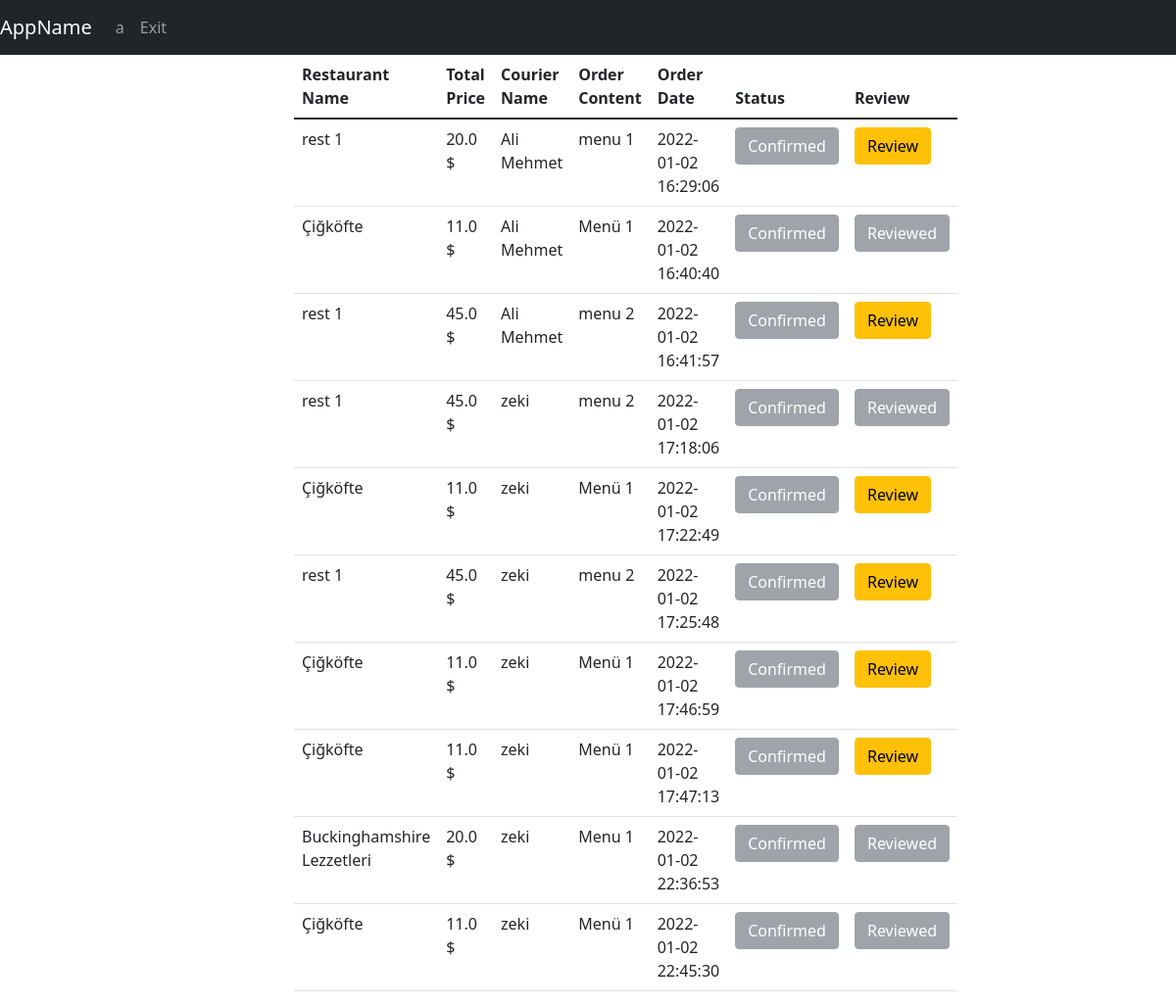
The app's page /myOrders (signed in), older data.
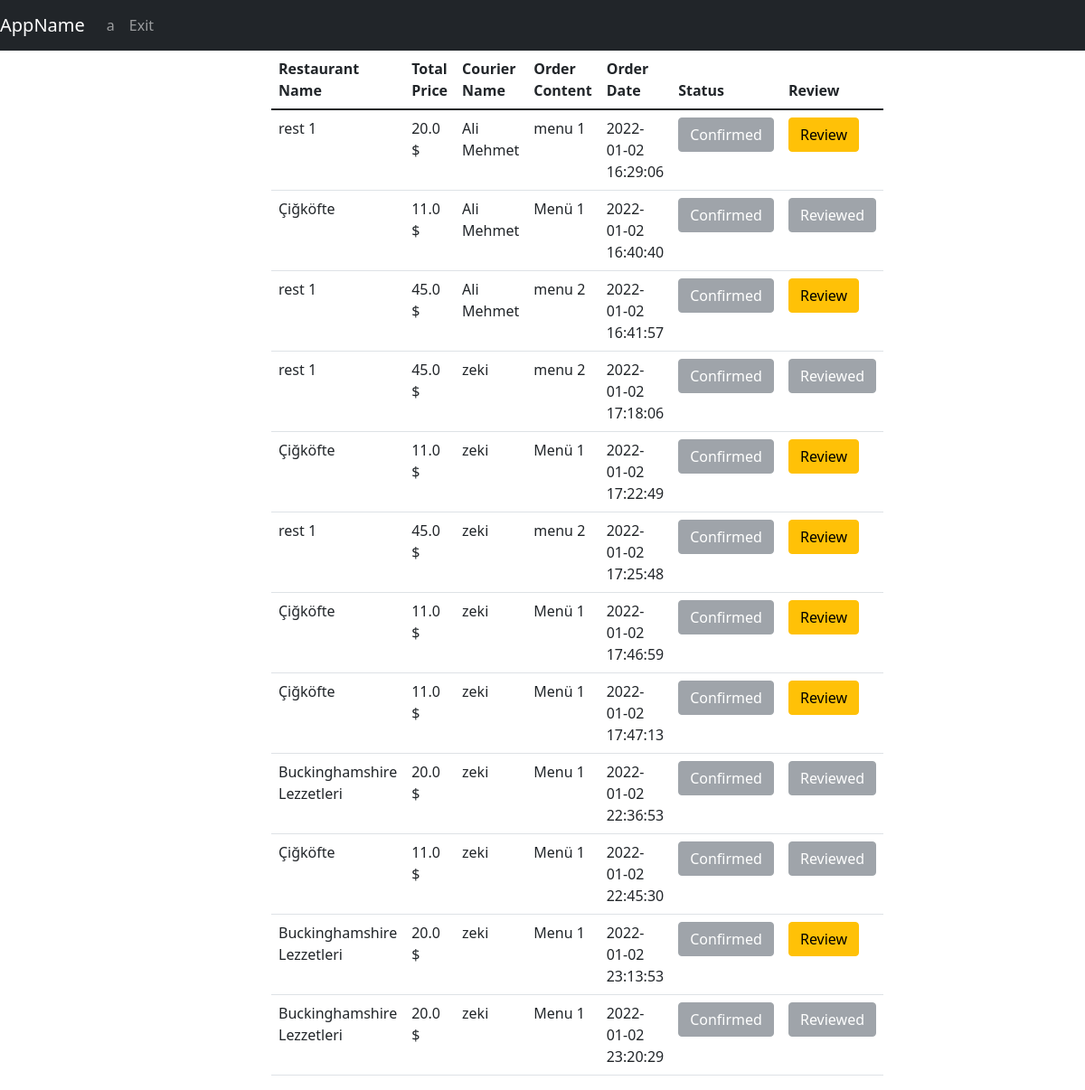
The same page, newer data.
### tables this page shows
CREATE TABLE couriers(id INTEGER PRIMARY KEY,name TEXT,is_available TEXT,lat REAL,lng, orderId int REFERENCES foodOrder(id) ON UPDATE CASCADE);

CREATE TABLE restaurant(id INTEGER PRIMARY KEY, restaurantName varchar(30),address varchar(250),lat Text,lng Text,isOpen binary,averageRating REAL);

CREATE TABLE foodOrder(id INTEGER PRIMARY KEY,content TEXT,orderDate Date DEFAULT (datetime('now','localtime')),totalPrice REAL, is_delivered INTEGER DEFAULT(0), is_reviewed INTEGER DEFAULT(0), restaurantId INTEGER, courierID int REFERENCES couriers(id) ON UPDATE CASCADE, userUserName varchar(30) REFERENCES users(username) ON UPDATE CASCADE, FOREIGN KEY(restaurantId) REFERENCES restaurant(id));

### app.py (the view)
@app.route("/myOrders", methods=["GET", "POST"])
def myOrders():
    with sqlite3.connect(DATABASE) as database:
        cursor = database.cursor()
    cursor.execute("SELECT foodOrder.totalPrice,foodOrder.orderDate,couriers.name, foodOrder.content, foodOrder.id, foodOrder.is_delivered, restaurant.restaurantName, foodOrder.is_reviewed, restaurant.id "
                   "FROM foodOrder INNER JOIN couriers ON couriers.id = foodOrder.courierID and foodOrder.userUserName=(?) INNER JOIN restaurant ON foodOrder.restaurantId = restaurant.id", (session["username"],))
    orders = cursor.fetchall()
    return render_template("user/list_user_orders.html", username=session["username"], data=orders)

### templates/user/list_user_orders.html (shortened to what this page needs)
{% extends 'base.html' %}
{% block navbar %}
<nav class="navbar navbar-expand-lg navbar-dark bg-dark">
    <a class="navbar-brand" href="#">AppName</a>
    <div class="collapse navbar-collapse" id="navbarNav">
        <ul class="navbar-nav">
          <li class="nav-item active"><a class="nav-link" href="/">{{username}}</a></li>
          <li class="nav-item active"><a class="nav-link" href="/exit">Exit</a></li>
        </ul>
    </div>
</nav>
{% endblock %}
{% block body %}
<center>
    <div class="col-md-6">
        <form action="/home" method="POST">
        <table class="table table-hover">
             <thead>
               <tr>
                 <th scope="col">Restaurant Name</th>
                 <th scope="col">Total Price</th>
                 <th scope="col">Courier Name</th>
                 <th scope="col">Order Content</th>
                 <th scope="col">Order Date</th>
                 <th scope="col">Status</th>
                 <th scope="col">Review</th>
               </tr>
             </thead>
             <tbody>
             {%for i in range(data|length)%}
               <tr>
                 <td>{{ data[i][6] }} </td>
                 <td>{{ data[i][0] }} $</td>
                 <td>{{ data[i][2] }}</td>
                 <td>{{ data[i][3] }}</td>
                 <td>{{ data[i][1] }}</td>
                   {% if data[i][5] == 1 %}
                       <td><button class="btn btn-secondary" disabled name="confirmedOrder" value="{{data[i][4]}}">Confirmed</button></td>
                   {% else %}
                       <td><button class="btn btn-warning" name="confirmedOrder" value="{{data[i][4]}}">Confirm Delivered</button></td>
                   {% endif %}
                   {% if data[i][7] == 1 %}
                       <td><button class="btn btn-secondary" disabled name="confirmedOrder" value="{{data[i][4]}}">Reviewed</button></td>
                   {% else %}
                       <td><a href="/reviewRestaurant?restId={{ data[i][8] }}&foodOrderId={{ data[i][4] }}" class="btn btn-warning" name="confirmedOrder" value="{{data[i][4]}}">Review</a></td>
                   {% endif %}
               </tr>
             {%endfor%}
             </tbody>
        </table>
        </form>
    </div>
</center>
{% endblock %}

Row changes from the older to the newer data that the page shows:
added foodOrder: totalPrice "20.0", content "Menu 1", orderDate "2022-01-02 23:13:53"
added foodOrder: totalPrice "20.0", content "Menu 1", orderDate "2022-01-02 23:20:29"
Text that changed along with them:
new list line: "Buckinghamshire Lezzetleri"
new list line: "$ Confirmed Review"
new list line: "zeki"
new list line: "$ Confirmed Reviewed"
